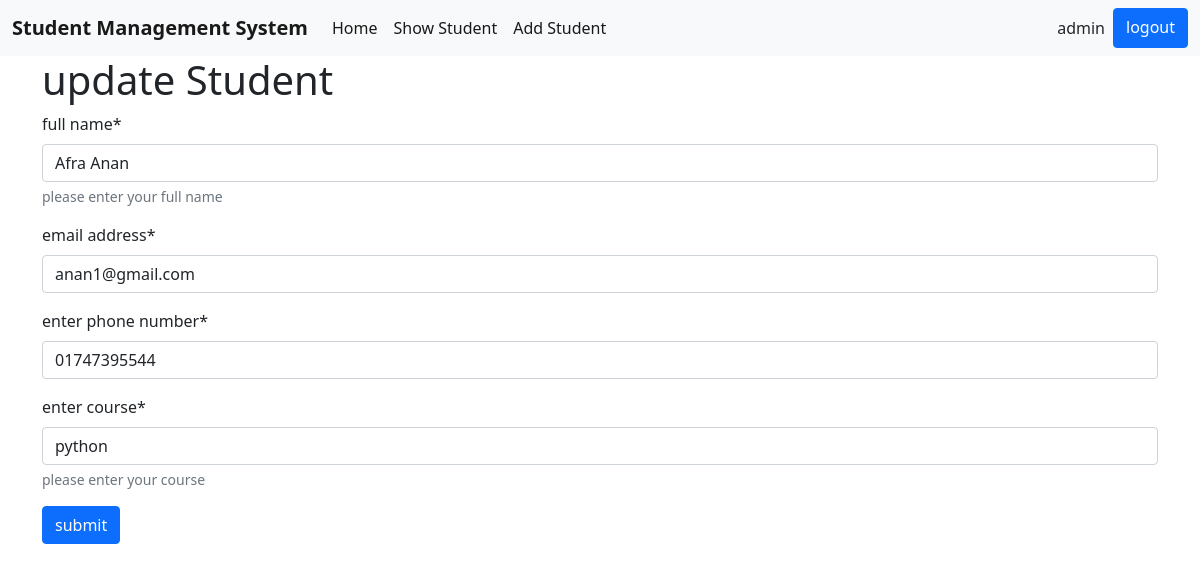
Screenshot of //update/3 (signed in) with the database file from the repository.
### studentApp/models.py (models this page shows, shortened)
class Form(models.Model):
    name = models.CharField(max_length=50)
    email = models.EmailField()
    phone = models.CharField(max_length=12)
    course = models.CharField( max_length=50)

### studentApp/views.py (the view)
# urls.py: path('update/<int:id>', views.update, name='update'),
@login_required(login_url='login_view')
def update(request,id):
    formdata = models.Form.objects.get(id=id)
    form = forms.ModelForms(instance=formdata)
    if request.method == 'POST':
        form = forms.ModelForms(request.POST, request.FILES, instance=formdata)
        if form.is_valid():
            form.save()
            return redirect('showStudent')
    return render(request, 'update.html', {'form': form, 'edit': True})

### studentApp/forms.py
class ModelForms(forms.ModelForm):
    class Meta:
        model = models.Form
        fields = '__all__'
        labels={
            'name':'full name',
            'email':'email address',
            'phone':'enter phone number',
            'course':'enter course',
        }
        help_texts={
            'name':'please enter your full name',
            'course':'please enter your course'
        }

### templates/update.html (shortened to what this page needs)
{% extends 'index.html' %}
{% load crispy_forms_tags %}
{% block content %}
<div class="container">
    <h1>update Student</h1>
    <form method="post">
        {{ form|crispy }}
        <button type="submit" class="btn btn-primary">submit</button>
      </form>
</div>
{% endblock content %}

### templates/index.html (shortened to what this page needs)
{% load crispy_forms_tags %}
<!DOCTYPE html>
<html lang="en">
<head>
    <link href="https://cdn.jsdelivr.net/npm/bootstrap@5.0.2/dist/css/bootstrap.min.css" rel="stylesheet">
</head>
<body>
    <nav class="navbar navbar-expand-lg navbar-light bg-light">
        <div class="container-fluid">
          <b class="navbar-brand" >Student Management System</b>
          <div class="collapse navbar-collapse" id="navbarSupportedContent">
            <ul class="navbar-nav me-auto mb-2 mb-lg-0">
                <li class="nav-item">
                  <a class="nav-link active" aria-current="page" href="{% url 'home' %}">Home</a>
                </li>
                <li class="nav-item">
                    <a class="nav-link active" aria-current="page" href="{% url 'showStudent' %}">Show Student</a>
                </li>
                <li class="nav-item">
                  <a class="nav-link active" aria-current="page" href="{% url 'addStudents' %}">Add Student</a>
              </li>
              </ul>
            {% if user.is_authenticated %}
            <div class="d-flex">
             <p class="m-2">{{user.username}}</p>
             <a href="{% url 'user_logout' %}" class="btn btn-primary" >logout</a>
            </div>
            {% else %}
            <div class="d-flex">
              <a href="{% url 'signup' %}" class="btn btn-success mx-3" >Sign up</a>
              <a href="{% url 'login_view' %}" class="btn btn-primary" >Login</a>
            </div>
            {% endif %}
          </div>
        </div>
    </nav>
  {% block content %}
  {% endblock %}
</body>
</html>

### rows the page displays
Form: name "Afra Anan", email "anan1@gmail.com", phone "01747395544", course "python"

### other values shown
{{ user.username }} "admin"
